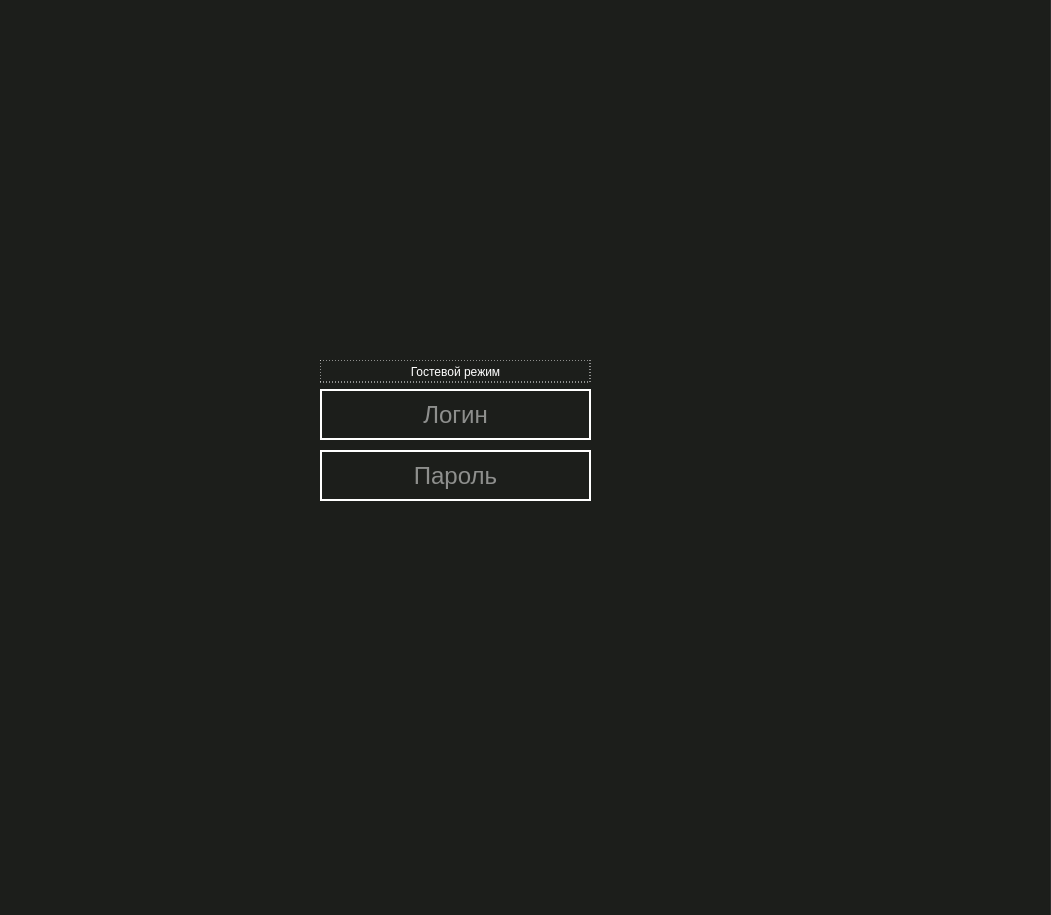
 <widget class="QMainWindow" name="mainWindow">
  <property name="geometry">
   <rect>
    <x>0</x>
    <y>0</y>
    <width>1051</width>
    <height>915</height>
   </rect>
  </property>
  <property name="windowTitle">
   <string>Система видеонаблюдения</string>
  </property>
  <property name="styleSheet">
   <string notr="true">background:#1C1E1B;</string>
  </property>
  <widget class="QWidget" name="centralwidget">
   <property name="enabled">
    <bool>true</bool>
   </property>
   <widget class="QLabel" name="bg1">
    <property name="enabled">
     <bool>false</bool>
    </property>
    <property name="geometry">
     <rect>
      <x>-10</x>
      <y>830</y>
      <width>1061</width>
      <height>101</height>
     </rect>
    </property>
    <property name="styleSheet">
     <string notr="true">background:#0B0B0B;</string>
    </property>
    <property name="text">
     <string/>
    </property>
   </widget>
   <widget class="QLabel" name="bgtop">
    <property name="geometry">
     <rect>
      <x>0</x>
      <y>0</y>
      <width>5</width>
      <height>13</height>
     </rect>
    </property>
    <property name="sizePolicy">
     <sizepolicy hsizetype="Expanding" vsizetype="Preferred">
      <horstretch>0</horstretch>
      <verstretch>0</verstretch>
     </sizepolicy>
    </property>
    <property name="styleSheet">
     <string notr="true">background:#0B0B0B;
width:100%;</string>
    </property>
    <property name="text">
     <string/>
    </property>
   </widget>
   <widget class="QLabel" name="label_10">
    <property name="enabled">
     <bool>true</bool>
    </property>
    <property name="geometry">
     <rect>
      <x>40</x>
      <y>10</y>
      <width>51</width>
      <height>51</height>
     </rect>
    </property>
    <property name="sizePolicy">
     <sizepolicy hsizetype="Minimum" vsizetype="Preferred">
      <horstretch>1</horstretch>
      <verstretch>1</verstretch>
     </sizepolicy>
    </property>
    <property name="styleSheet">
     <string notr="true">background:#0B0B0B;</string>
    </property>
    <property name="text">
     <string/>
    </property>
    <property name="pixmap">
     <pixmap resource="resources.qrc">:/icons/profile.png</pixmap>
    </property>
    <property name="scaledContents">
     <bool>true</bool>
    </property>
   </widget>
   <widget class="QPushButton" name="pushButton">
    <property name="geometry">
     <rect>
      <x>100</x>
      <y>840</y>
      <width>51</width>
      <height>51</height>
     </rect>
    </property>
    <property name="sizePolicy">
     <sizepolicy hsizetype="Minimum" vsizetype="Fixed">
      <horstretch>0</horstretch>
      <verstretch>0</verstretch>
     </sizepolicy>
    </property>
    <property name="styleSheet">
     <string notr="true">QPushButton {background:#0B0B0B;border: none;}

QPushButton:hover{
background:#009CAD;
}</string>
    </property>
    <property name="text">
     <string/>
    </property>
    <property name="icon">
     <iconset resource="resources.qrc">
      <normaloff>:/icons/video-player.png</normaloff>:/icons/video-player.png</iconset>
    </property>
    <property name="iconSize">
     <size>
      <width>45</width>
      <height>45</height>
     </size>
    </property>
    <property name="shortcut">
     <string/>
    </property>
    <property name="autoRepeat">
     <bool>false</bool>
    </property>
    <property name="autoExclusive">
     <bool>false</bool>
    </property>
   </widget>
   <widget class="QPushButton" name="btn_add_cam">
    <property name="geometry">
     <rect>
      <x>30</x>
      <y>840</y>
      <width>51</width>
      <height>51</height>
     </rect>
    </property>
    <property name="sizePolicy">
     <sizepolicy hsizetype="Minimum" vsizetype="Fixed">
      <horstretch>0</horstretch>
      <verstretch>0</verstretch>
     </sizepolicy>
    </property>
    <property name="font">
     <font>
      <pointsize>28</pointsize>
     </font>
    </property>
    <property name="styleSheet">
     <string notr="true">QPushButton {background:#0B0B0B;border: none;}

QPushButton:hover{
background:#009CAD;
}</string>
    </property>
    <property name="text">
     <string/>
    </property>
    <property name="icon">
     <iconset resource="resources.qrc">
      <normaloff>:/icons/security.png</normaloff>:/icons/security.png</iconset>
    </property>
    <property name="iconSize">
     <size>
      <width>45</width>
      <height>45</height>
     </size>
    </property>
    <property name="shortcut">
     <string/>
    </property>
    <property name="autoRepeat">
     <bool>false</bool>
    </property>
    <property name="autoExclusive">
     <bool>false</bool>
    </property>
   </widget>
   <widget class="QPushButton" name="pushButton_10">
    <property name="geometry">
     <rect>
      <x>0</x>
      <y>0</y>
      <width>1051</width>
      <height>81</height>
     </rect>
    </property>
    <property name="sizePolicy">
     <sizepolicy hsizetype="Maximum" vsizetype="Preferred">
      <horstretch>100</horstretch>
      <verstretch>0</verstretch>
     </sizepolicy>
    </property>
    <property name="font">
     <font>
      <pointsize>18</pointsize>
      <weight>75</weight>
      <bold>true</bold>
     </font>
    </property>
    <property name="styleSheet">
     <string notr="true">background:#0B0B0B;
color:#fff;
border:0px;</string>
    </property>
    <property name="text">
     <string/>
    </property>
   </widget>
   <widget class="QLabel" name="label">
    <property name="geometry">
     <rect>
      <x>30</x>
      <y>890</y>
      <width>51</width>
      <height>16</height>
     </rect>
    </property>
    <property name="styleSheet">
     <string notr="true">QLabel{
background:#0B0B0B;
color:#fff;
}</string>
    </property>
    <property name="text">
     <string>Добавить</string>
    </property>
    <property name="alignment">
     <set>Qt::AlignCenter</set>
    </property>
   </widget>
   <widget class="QLabel" name="label_2">
    <property name="geometry">
     <rect>
      <x>100</x>
      <y>890</y>
      <width>51</width>
      <height>16</height>
     </rect>
    </property>
    <property name="styleSheet">
     <string notr="true">QLabel{
background:#0B0B0B;
color:#fff;
}</string>
    </property>
    <property name="text">
     <string>Плеер</string>
    </property>
    <property name="alignment">
     <set>Qt::AlignCenter</set>
    </property>
   </widget>
   <widget class="QLabel" name="label_4">
    <property name="geometry">
     <rect>
      <x>0</x>
      <y>80</y>
      <width>351</width>
      <height>251</height>
     </rect>
    </property>
    <property name="sizePolicy">
     <sizepolicy hsizetype="Expanding" vsizetype="Expanding">
      <horstretch>0</horstretch>
      <verstretch>0</verstretch>
     </sizepolicy>
    </property>
    <property name="font">
     <font>
      <pointsize>24</pointsize>
     </font>
    </property>
    <property name="autoFillBackground">
     <bool>false</bool>
    </property>
    <property name="styleSheet">
     <string notr="true">background:#44465D;
color:#fff;
padding: 3px;
border:1px solid #fff;</string>
    </property>
    <property name="frameShape">
     <enum>QFrame::NoFrame</enum>
    </property>
    <property name="frameShadow">
     <enum>QFrame::Plain</enum>
    </property>
    <property name="lineWidth">
     <number>1</number>
    </property>
    <property name="text">
     <string>Главный коридор</string>
    </property>
    <property name="textFormat">
     <enum>Qt::RichText</enum>
    </property>
    <property name="scaledContents">
     <bool>true</bool>
    </property>
    <property name="alignment">
     <set>Qt::AlignLeading|Qt::AlignLeft|Qt::AlignTop</set>
    </property>
   </widget>
   <widget class="QLabel" name="label_5">
    <property name="geometry">
     <rect>
      <x>350</x>
      <y>80</y>
      <width>351</width>
      <height>251</height>
     </rect>
    </property>
    <property name="sizePolicy">
     <sizepolicy hsizetype="Expanding" vsizetype="Expanding">
      <horstretch>0</horstretch>
      <verstretch>0</verstretch>
     </sizepolicy>
    </property>
    <property name="font">
     <font>
      <pointsize>24</pointsize>
     </font>
    </property>
    <property name="autoFillBackground">
     <bool>false</bool>
    </property>
    <property name="styleSheet">
     <string notr="true">background:#44465D;
color:#fff;
padding: 3px;
border:1px solid #fff;</string>
    </property>
    <property name="frameShape">
     <enum>QFrame::NoFrame</enum>
    </property>
    <property name="frameShadow">
     <enum>QFrame::Plain</enum>
    </property>
    <property name="lineWidth">
     <number>1</number>
    </property>
    <property name="text">
     <string>Название камеры</string>
    </property>
    <property name="textFormat">
     <enum>Qt::RichText</enum>
    </property>
    <property name="scaledContents">
     <bool>true</bool>
    </property>
    <property name="alignment">
     <set>Qt::AlignLeading|Qt::AlignLeft|Qt::AlignTop</set>
    </property>
   </widget>
   <widget class="QLabel" name="label_6">
    <property name="geometry">
     <rect>
      <x>0</x>
      <y>330</y>
      <width>351</width>
      <height>251</height>
     </rect>
    </property>
    <property name="sizePolicy">
     <sizepolicy hsizetype="Expanding" vsizetype="Expanding">
      <horstretch>0</horstretch>
      <verstretch>0</verstretch>
     </sizepolicy>
    </property>
    <property name="font">
     <font>
      <pointsize>24</pointsize>
     </font>
    </property>
    <property name="autoFillBackground">
     <bool>false</bool>
    </property>
    <property name="styleSheet">
     <string notr="true">background:#44465D;
color:#fff;
padding: 3px;
border:1px solid #fff;</string>
    </property>
    <property name="frameShape">
     <enum>QFrame::NoFrame</enum>
    </property>
    <property name="frameShadow">
     <enum>QFrame::Plain</enum>
    </property>
    <property name="lineWidth">
     <number>1</number>
    </property>
    <property name="text">
     <string>Название камеры</string>
    </property>
    <property name="textFormat">
     <enum>Qt::RichText</enum>
    </property>
    <property name="scaledContents">
     <bool>true</bool>
    </property>
    <property name="alignment">
     <set>Qt::AlignLeading|Qt::AlignLeft|Qt::AlignTop</set>
    </property>
   </widget>
   <widget class="QLabel" name="label_7">
    <property name="geometry">
     <rect>
      <x>700</x>
      <y>80</y>
      <width>351</width>
      <height>251</height>
     </rect>
    </property>
    <property name="sizePolicy">
     <sizepolicy hsizetype="Expanding" vsizetype="Expanding">
      <horstretch>0</horstretch>
      <verstretch>0</verstretch>
     </sizepolicy>
    </property>
    <property name="font">
     <font>
      <pointsize>24</pointsize>
     </font>
    </property>
    <property name="autoFillBackground">
     <bool>false</bool>
    </property>
    <property name="styleSheet">
     <string notr="true">background:#44465D;
color:#fff;
padding: 3px;
border:1px solid #fff;</string>
    </property>
    <property name="frameShape">
     <enum>QFrame::NoFrame</enum>
    </property>
    <property name="frameShadow">
     <enum>QFrame::Plain</enum>
    </property>
    <property name="lineWidth">
     <number>1</number>
    </property>
    <property name="text">
     <string>Название камеры</string>
    </property>
    <property name="textFormat">
     <enum>Qt::RichText</enum>
    </property>
    <property name="scaledContents">
     <bool>true</bool>
    </property>
    <property name="alignment">
     <set>Qt::AlignLeading|Qt::AlignLeft|Qt::AlignTop</set>
    </property>
   </widget>
   <widget class="QLabel" name="label_8">
    <property name="geometry">
     <rect>
      <x>350</x>
      <y>330</y>
      <width>351</width>
      <height>251</height>
     </rect>
    </property>
    <property name="sizePolicy">
     <sizepolicy hsizetype="Expanding" vsizetype="Expanding">
      <horstretch>0</horstretch>
      <verstretch>0</verstretch>
     </sizepolicy>
    </property>
    <property name="font">
     <font>
      <pointsize>24</pointsize>
     </font>
    </property>
    <property name="autoFillBackground">
     <bool>false</bool>
    </property>
    <property name="styleSheet">
     <string notr="true">background:#44465D;
color:#fff;
padding: 3px;
border:1px solid #fff;</string>
    </property>
    <property name="frameShape">
     <enum>QFrame::NoFrame</enum>
    </property>
    <property name="frameShadow">
     <enum>QFrame::Plain</enum>
    </property>
    <property name="lineWidth">
     <number>1</number>
    </property>
    <property name="text">
     <string>Название камеры</string>
    </property>
    <property name="textFormat">
     <enum>Qt::RichText</enum>
    </property>
    <property name="scaledContents">
     <bool>true</bool>
    </property>
    <property name="alignment">
     <set>Qt::AlignLeading|Qt::AlignLeft|Qt::AlignTop</set>
    </property>
   </widget>
   <widget class="QLabel" name="label_9">
    <property name="geometry">
     <rect>
      <x>700</x>
      <y>330</y>
      <width>351</width>
      <height>251</height>
     </rect>
    </property>
    <property name="sizePolicy">
     <sizepolicy hsizetype="Expanding" vsizetype="Expanding">
      <horstretch>0</horstretch>
      <verstretch>0</verstretch>
     </sizepolicy>
    </property>
    <property name="font">
     <font>
      <pointsize>24</pointsize>
     </font>
    </property>
    <property name="autoFillBackground">
     <bool>false</bool>
    </property>
    <property name="styleSheet">
     <string notr="true">background:#44465D;
color:#fff;
padding: 3px;
border:1px solid #fff;</string>
    </property>
    <property name="frameShape">
     <enum>QFrame::NoFrame</enum>
    </property>
    <property name="frameShadow">
     <enum>QFrame::Plain</enum>
    </property>
    <property name="lineWidth">
     <number>1</number>
    </property>
    <property name="text">
     <string>Название камеры</string>
    </property>
    <property name="textFormat">
     <enum>Qt::RichText</enum>
    </property>
    <property name="scaledContents">
     <bool>true</bool>
    </property>
    <property name="alignment">
     <set>Qt::AlignLeading|Qt::AlignLeft|Qt::AlignTop</set>
    </property>
   </widget>
   <widget class="QLabel" name="label_11">
    <property name="geometry">
     <rect>
      <x>0</x>
      <y>580</y>
      <width>351</width>
      <height>251</height>
     </rect>
    </property>
    <property name="sizePolicy">
     <sizepolicy hsizetype="Expanding" vsizetype="Expanding">
      <horstretch>0</horstretch>
      <verstretch>0</verstretch>
     </sizepolicy>
    </property>
    <property name="font">
     <font>
      <pointsize>24</pointsize>
     </font>
    </property>
    <property name="autoFillBackground">
     <bool>false</bool>
    </property>
    <property name="styleSheet">
     <string notr="true">background:#44465D;
color:#fff;
padding: 3px;
border:1px solid #fff;</string>
    </property>
    <property name="frameShape">
     <enum>QFrame::NoFrame</enum>
    </property>
    <property name="frameShadow">
     <enum>QFrame::Plain</enum>
    </property>
    <property name="lineWidth">
     <number>1</number>
    </property>
    <property name="text">
     <string>Название камеры</string>
    </property>
    <property name="textFormat">
     <enum>Qt::RichText</enum>
    </property>
    <property name="scaledContents">
     <bool>true</bool>
    </property>
    <property name="alignment">
     <set>Qt::AlignLeading|Qt::AlignLeft|Qt::AlignTop</set>
    </property>
   </widget>
   <widget class="QLabel" name="label_14">
    <property name="geometry">
     <rect>
      <x>350</x>
      <y>580</y>
      <width>351</width>
      <height>251</height>
     </rect>
    </property>
    <property name="sizePolicy">
     <sizepolicy hsizetype="Expanding" vsizetype="Expanding">
      <horstretch>0</horstretch>
      <verstretch>0</verstretch>
     </sizepolicy>
    </property>
    <property name="font">
     <font>
      <pointsize>24</pointsize>
     </font>
    </property>
    <property name="autoFillBackground">
     <bool>false</bool>
    </property>
    <property name="styleSheet">
     <string notr="true">background:#44465D;
color:#fff;
padding: 3px;
border:1px solid #fff;</string>
    </property>
    <property name="frameShape">
     <enum>QFrame::NoFrame</enum>
    </property>
    <property name="frameShadow">
     <enum>QFrame::Plain</enum>
    </property>
    <property name="lineWidth">
     <number>1</number>
    </property>
    <property name="text">
     <string>Название камеры</string>
    </property>
    <property name="textFormat">
     <enum>Qt::RichText</enum>
    </property>
    <property name="scaledContents">
     <bool>true</bool>
    </property>
    <property name="alignment">
     <set>Qt::AlignLeading|Qt::AlignLeft|Qt::AlignTop</set>
    </property>
   </widget>
   <widget class="QLabel" name="label_15">
    <property name="geometry">
     <rect>
      <x>700</x>
      <y>580</y>
      <width>351</width>
      <height>251</height>
     </rect>
    </property>
    <property name="sizePolicy">
     <sizepolicy hsizetype="Expanding" vsizetype="Expanding">
      <horstretch>0</horstretch>
      <verstretch>0</verstretch>
     </sizepolicy>
    </property>
    <property name="font">
     <font>
      <pointsize>24</pointsize>
     </font>
    </property>
    <property name="autoFillBackground">
     <bool>false</bool>
    </property>
    <property name="styleSheet">
     <string notr="true">background:#44465D;
color:#fff;
padding: 3px;
border:1px solid #fff;</string>
    </property>
    <property name="frameShape">
     <enum>QFrame::NoFrame</enum>
    </property>
    <property name="frameShadow">
     <enum>QFrame::Plain</enum>
    </property>
    <property name="lineWidth">
     <number>1</number>
    </property>
    <property name="text">
     <string>Название камеры</string>
    </property>
    <property name="textFormat">
     <enum>Qt::RichText</enum>
    </property>
    <property name="scaledContents">
     <bool>true</bool>
    </property>
    <property name="alignment">
     <set>Qt::AlignLeading|Qt::AlignLeft|Qt::AlignTop</set>
    </property>
   </widget>
   <widget class="QGroupBox" name="groupBox">
    <property name="geometry">
     <rect>
      <x>120</x>
      <y>60</y>
      <width>201</width>
      <height>81</height>
     </rect>
    </property>
    <property name="styleSheet">
     <string notr="true">border-top:4px solid #fff;
border-bottom:4px solid #fff;
border-left:1px solid #fff;
border-right:1px solid #fff;</string>
    </property>
    <property name="title">
     <string/>
    </property>
    <widget class="QPushButton" name="btn_users_2">
     <property name="geometry">
      <rect>
       <x>0</x>
       <y>10</y>
       <width>201</width>
       <height>31</height>
      </rect>
     </property>
     <property name="styleSheet">
      <string notr="true">QPushButton{
color:#fff;
border:1px solid #fff;
text-align:left;
padding-left:10px;
}
QPushButton:hover{
border:1px solid #f00;
}</string>
     </property>
     <property name="text">
      <string>Сменить пользователя</string>
     </property>
    </widget>
    <widget class="QPushButton" name="btn_users">
     <property name="geometry">
      <rect>
       <x>0</x>
       <y>40</y>
       <width>201</width>
       <height>31</height>
      </rect>
     </property>
     <property name="styleSheet">
      <string notr="true">QPushButton{
color:#fff;
border:1px solid #fff;
text-align:left;
padding-left:10px;
}
QPushButton:hover{
border:1px solid #f00;
}</string>
     </property>
     <property name="text">
      <string>Администрирование</string>
     </property>
    </widget>
   </widget>
   <widget class="QLineEdit" name="texttimedate">
    <property name="geometry">
     <rect>
      <x>840</x>
      <y>850</y>
      <width>191</width>
      <height>41</height>
     </rect>
    </property>
    <property name="font">
     <font>
      <pointsize>16</pointsize>
     </font>
    </property>
    <property name="styleSheet">
     <string notr="true">color:#fff;
border:none;
background:#0B0B0B;</string>
    </property>
    <property name="text">
     <string>12:34 20.05.2019</string>
    </property>
    <property name="alignment">
     <set>Qt::AlignRight|Qt::AlignTrailing|Qt::AlignVCenter</set>
    </property>
   </widget>
   <widget class="QPushButton" name="btn_name2">
    <property name="geometry">
     <rect>
      <x>130</x>
      <y>10</y>
      <width>221</width>
      <height>61</height>
     </rect>
    </property>
    <property name="font">
     <font>
      <pointsize>22</pointsize>
     </font>
    </property>
    <property name="styleSheet">
     <string notr="true">QPushButton{
background:#0B0B0B;
color:#fff;
border:0px;
text-align:left;
}
QPushButton:hover{

}</string>
    </property>
    <property name="text">
     <string>name</string>
    </property>
   </widget>
   <widget class="QPushButton" name="btn_open_gridbox">
    <property name="geometry">
     <rect>
      <x>700</x>
      <y>840</y>
      <width>51</width>
      <height>51</height>
     </rect>
    </property>
    <property name="styleSheet">
     <string notr="true">QPushButton {
background:#0B0B0B;
border: none;
}</string>
    </property>
    <property name="text">
     <string/>
    </property>
    <property name="icon">
     <iconset resource="resources.qrc">
      <normaloff>:/icons/table-grid.png</normaloff>:/icons/table-grid.png</iconset>
    </property>
    <property name="iconSize">
     <size>
      <width>45</width>
      <height>45</height>
     </size>
    </property>
   </widget>
   <widget class="QGroupBox" name="groupBox_2">
    <property name="geometry">
     <rect>
      <x>700</x>
      <y>690</y>
      <width>201</width>
      <height>141</height>
     </rect>
    </property>
    <property name="styleSheet">
     <string notr="true">border-top:4px solid #fff;
border-bottom:4px solid #fff;
border-left:1px solid #fff;
border-right:1px solid #fff;</string>
    </property>
    <property name="title">
     <string/>
    </property>
    <widget class="QPushButton" name="btn_grid1">
     <property name="geometry">
      <rect>
       <x>0</x>
       <y>10</y>
       <width>201</width>
       <height>31</height>
      </rect>
     </property>
     <property name="styleSheet">
      <string notr="true">QPushButton{
color:#fff;
border:1px solid #fff;
text-align:left;
padding-left:10px;
}
QPushButton:hover{
border:1px solid #f00;
}</string>
     </property>
     <property name="text">
      <string>1</string>
     </property>
    </widget>
    <widget class="QPushButton" name="btn_grid9">
     <property name="geometry">
      <rect>
       <x>0</x>
       <y>40</y>
       <width>201</width>
       <height>31</height>
      </rect>
     </property>
     <property name="styleSheet">
      <string notr="true">QPushButton{
color:#fff;
border:1px solid #fff;
text-align:left;
padding-left:10px;
}
QPushButton:hover{
border:1px solid #f00;
}</string>
     </property>
     <property name="text">
      <string>9</string>
     </property>
    </widget>
    <widget class="QPushButton" name="btn_grid18">
     <property name="geometry">
      <rect>
       <x>0</x>
       <y>70</y>
       <width>201</width>
       <height>31</height>
      </rect>
     </property>
     <property name="styleSheet">
      <string notr="true">QPushButton{
color:#fff;
border:1px solid #fff;
text-align:left;
padding-left:10px;
}
QPushButton:hover{
border:1px solid #f00;
}</string>
     </property>
     <property name="text">
      <string>18</string>
     </property>
    </widget>
    <widget class="QPushButton" name="btn_grid36">
     <property name="geometry">
      <rect>
       <x>0</x>
       <y>100</y>
       <width>201</width>
       <height>31</height>
      </rect>
     </property>
     <property name="styleSheet">
      <string notr="true">QPushButton{
color:#fff;
border:1px solid #fff;
text-align:left;
padding-left:10px;
}
QPushButton:hover{
border:1px solid #f00;
}</string>
     </property>
     <property name="text">
      <string>36</string>
     </property>
    </widget>
   </widget>
   <widget class="QGroupBox" name="groupBox_3">
    <property name="geometry">
     <rect>
      <x>40</x>
      <y>640</y>
      <width>201</width>
      <height>191</height>
     </rect>
    </property>
    <property name="styleSheet">
     <string notr="true">border-top:4px solid #fff;
border-bottom:4px solid #fff;
border-left:1px solid #fff;
border-right:1px solid #fff;</string>
    </property>
    <property name="title">
     <string/>
    </property>
    <widget class="QLabel" name="label_3">
     <property name="geometry">
      <rect>
       <x>0</x>
       <y>70</y>
       <width>181</width>
       <height>21</height>
      </rect>
     </property>
     <property name="styleSheet">
      <string notr="true">color:#fff;
border:0px;
padding-left:10px;
border-left:1px solid #fff;</string>
     </property>
     <property name="text">
      <string>Качество</string>
     </property>
    </widget>
    <widget class="QComboBox" name="comboBox_2">
     <property name="geometry">
      <rect>
       <x>80</x>
       <y>70</y>
       <width>121</width>
       <height>22</height>
      </rect>
     </property>
     <property name="styleSheet">
      <string notr="true">color:#fff; border:1px solid #fff;</string>
     </property>
    </widget>
    <widget class="QLineEdit" name="lineEdit">
     <property name="geometry">
      <rect>
       <x>0</x>
       <y>100</y>
       <width>201</width>
       <height>20</height>
      </rect>
     </property>
     <property name="styleSheet">
      <string notr="true">color:#fff; border:1px solid #fff;
padding-left:10px;</string>
     </property>
     <property name="placeholderText">
      <string>Название камеры</string>
     </property>
    </widget>
    <widget class="QPushButton" name="pushButton_5">
     <property name="geometry">
      <rect>
       <x>0</x>
       <y>160</y>
       <width>201</width>
       <height>23</height>
      </rect>
     </property>
     <property name="styleSheet">
      <string notr="true">color:#fff;
border:1px solid #fff;
text-align:left;
padding-left:10px;
</string>
     </property>
     <property name="text">
      <string>отмена</string>
     </property>
    </widget>
    <widget class="QComboBox" name="comboBox">
     <property name="geometry">
      <rect>
       <x>0</x>
       <y>40</y>
       <width>201</width>
       <height>22</height>
      </rect>
     </property>
     <property name="styleSheet">
      <string notr="true">color:#fff; border:1px solid #fff;</string>
     </property>
    </widget>
    <widget class="QPushButton" name="pushButton_6">
     <property name="geometry">
      <rect>
       <x>0</x>
       <y>130</y>
       <width>201</width>
       <height>23</height>
      </rect>
     </property>
     <property name="styleSheet">
      <string notr="true">color:#fff;
border:1px solid #fff;
text-align:left;
padding-left:10px;
</string>
     </property>
     <property name="text">
      <string>Добавить в систему</string>
     </property>
    </widget>
    <widget class="QLabel" name="label_12">
     <property name="geometry">
      <rect>
       <x>0</x>
       <y>10</y>
       <width>141</width>
       <height>21</height>
      </rect>
     </property>
     <property name="styleSheet">
      <string notr="true">color:#fff;
border:0px;
padding-left:10px;
border-left:1px solid #fff;</string>
     </property>
     <property name="text">
      <string>Список камер</string>
     </property>
    </widget>
   </widget>
   <widget class="QGroupBox" name="group_auth">
    <property name="geometry">
     <rect>
      <x>-10</x>
      <y>-10</y>
      <width>1061</width>
      <height>931</height>
     </rect>
    </property>
    <property name="mouseTracking">
     <bool>false</bool>
    </property>
    <property name="focusPolicy">
     <enum>Qt::TabFocus</enum>
    </property>
    <property name="title">
     <string/>
    </property>
    <widget class="QLineEdit" name="password_text">
     <property name="geometry">
      <rect>
       <x>330</x>
       <y>460</y>
       <width>271</width>
       <height>51</height>
      </rect>
     </property>
     <property name="font">
      <font>
       <pointsize>18</pointsize>
      </font>
     </property>
     <property name="focusPolicy">
      <enum>Qt::TabFocus</enum>
     </property>
     <property name="styleSheet">
      <string notr="true">QLineEdit {
border:2px solid #fff;
color:#fff;
text-align:center;
}

QLineEdit:hover {
border:2px solid #ff0000;
}
</string>
     </property>
     <property name="echoMode">
      <enum>QLineEdit::Password</enum>
     </property>
     <property name="alignment">
      <set>Qt::AlignCenter</set>
     </property>
     <property name="placeholderText">
      <string>Пароль</string>
     </property>
    </widget>
    <widget class="QLineEdit" name="login_text">
     <property name="geometry">
      <rect>
       <x>330</x>
       <y>399</y>
       <width>271</width>
       <height>51</height>
      </rect>
     </property>
     <property name="font">
      <font>
       <pointsize>18</pointsize>
      </font>
     </property>
     <property name="focusPolicy">
      <enum>Qt::TabFocus</enum>
     </property>
     <property name="styleSheet">
      <string notr="true">QLineEdit {
border:2px solid #fff;
color:#fff;
text-align:center;
}

QLineEdit:hover {
border:2px solid #ff0000;
}
</string>
     </property>
     <property name="alignment">
      <set>Qt::AlignCenter</set>
     </property>
     <property name="placeholderText">
      <string>Логин</string>
     </property>
    </widget>
    <widget class="QPushButton" name="btn_guest">
     <property name="geometry">
      <rect>
       <x>330</x>
       <y>370</y>
       <width>271</width>
       <height>23</height>
      </rect>
     </property>
     <property name="styleSheet">
      <string notr="true">QPushButton{
color:#fff;
border:1px dashed #fff;
}
QPushButton:hover{
border:1px solid #f00;
}</string>
     </property>
     <property name="text">
      <string>Гостевой режим</string>
     </property>
    </widget>
    <zorder>login_text</zorder>
    <zorder>btn_guest</zorder>
    <zorder>password_text</zorder>
   </widget>
   <widget class="QPushButton" name="btn_exit">
    <property name="geometry">
     <rect>
      <x>980</x>
      <y>10</y>
      <width>51</width>
      <height>51</height>
     </rect>
    </property>
    <property name="font">
     <font>
      <pointsize>26</pointsize>
     </font>
    </property>
    <property name="styleSheet">
     <string notr="true">QPushButton{
color:#fff;
border:0px;
background:none;
}
QPushButton:hover{
background:#333;
}
</string>
    </property>
    <property name="text">
     <string/>
    </property>
    <property name="icon">
     <iconset resource="resources.qrc">
      <normaloff>:/icons/cross.png</normaloff>:/icons/cross.png</iconset>
    </property>
    <property name="iconSize">
     <size>
      <width>45</width>
      <height>45</height>
     </size>
    </property>
   </widget>
   <widget class="QLabel" name="label_13">
    <property name="geometry">
     <rect>
      <x>700</x>
      <y>890</y>
      <width>51</width>
      <height>16</height>
     </rect>
    </property>
    <property name="styleSheet">
     <string notr="true">QLabel{
background:#0B0B0B;
color:#fff;
}</string>
    </property>
    <property name="text">
     <string>Сетка</string>
    </property>
    <property name="alignment">
     <set>Qt::AlignCenter</set>
    </property>
   </widget>
   <widget class="QPushButton" name="pushButton_2">
    <property name="geometry">
     <rect>
      <x>900</x>
      <y>10</y>
      <width>61</width>
      <height>51</height>
     </rect>
    </property>
    <property name="styleSheet">
     <string notr="true">QPushButton{
background:none;
color:#fff;
border:none;
}</string>
    </property>
    <property name="text">
     <string/>
    </property>
    <property name="icon">
     <iconset resource="resources.qrc">
      <normaloff>:/icons/settings.png</normaloff>:/icons/settings.png</iconset>
    </property>
    <property name="iconSize">
     <size>
      <width>45</width>
      <height>45</height>
     </size>
    </property>
   </widget>
   <widget class="QLabel" name="label_16">
    <property name="geometry">
     <rect>
      <x>900</x>
      <y>60</y>
      <width>61</width>
      <height>16</height>
     </rect>
    </property>
    <property name="styleSheet">
     <string notr="true">QLabel{
background:none;
color:#fff;
border:none;
}</string>
    </property>
    <property name="text">
     <string>Настройки</string>
    </property>
    <property name="alignment">
     <set>Qt::AlignCenter</set>
    </property>
   </widget>
   <zorder>pushButton_10</zorder>
   <zorder>btn_name2</zorder>
   <zorder>label_4</zorder>
   <zorder>bg1</zorder>
   <zorder>bgtop</zorder>
   <zorder>pushButton</zorder>
   <zorder>btn_add_cam</zorder>
   <zorder>label_10</zorder>
   <zorder>label</zorder>
   <zorder>label_2</zorder>
   <zorder>label_5</zorder>
   <zorder>label_6</zorder>
   <zorder>label_7</zorder>
   <zorder>label_8</zorder>
   <zorder>label_9</zorder>
   <zorder>label_11</zorder>
   <zorder>label_14</zorder>
   <zorder>label_15</zorder>
   <zorder>groupBox</zorder>
   <zorder>texttimedate</zorder>
   <zorder>btn_open_gridbox</zorder>
   <zorder>groupBox_2</zorder>
   <zorder>groupBox_3</zorder>
   <zorder>label_13</zorder>
   <zorder>pushButton_2</zorder>
   <zorder>label_16</zorder>
   <zorder>group_auth</zorder>
   <zorder>btn_exit</zorder>
  </widget>
 </widget>
